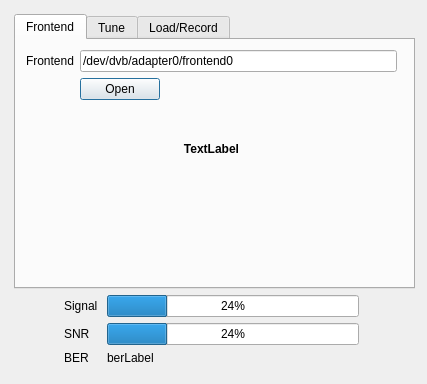
<?xml version="1.0" encoding="UTF-8"?>
<ui version="4.0">
 <class>QboxDialog</class>
 <widget class="QDialog" name="QboxDialog">
  <property name="geometry">
   <rect>
    <x>0</x>
    <y>0</y>
    <width>427</width>
    <height>384</height>
   </rect>
  </property>
  <property name="windowTitle">
   <string>DVB - Test</string>
  </property>
  <widget class="QWidget" name="layoutWidget">
   <property name="geometry">
    <rect>
     <x>14</x>
     <y>14</y>
     <width>401</width>
     <height>361</height>
    </rect>
   </property>
   <layout class="QGridLayout" name="mainLayout">
    <item row="0" column="0" colspan="2">
     <widget class="QTabWidget" name="tabWidget">
      <property name="minimumSize">
       <size>
        <width>0</width>
        <height>0</height>
       </size>
      </property>
      <property name="currentIndex">
       <number>0</number>
      </property>
      <widget class="QWidget" name="tab">
       <attribute name="title">
        <string>Frontend</string>
       </attribute>
       <widget class="QWidget" name="layoutWidget">
        <property name="geometry">
         <rect>
          <x>10</x>
          <y>10</y>
          <width>371</width>
          <height>141</height>
         </rect>
        </property>
        <layout class="QGridLayout" name="gridLayout">
         <item row="0" column="0">
          <widget class="QLabel" name="label">
           <property name="text">
            <string>Frontend</string>
           </property>
          </widget>
         </item>
         <item row="0" column="1" colspan="2">
          <widget class="QLineEdit" name="deviceEd">
           <property name="text">
            <string>/dev/dvb/adapter0/frontend0</string>
           </property>
          </widget>
         </item>
         <item row="2" column="1">
          <widget class="QPushButton" name="openBtn">
           <property name="text">
            <string>Open</string>
           </property>
          </widget>
         </item>
         <item row="2" column="2">
          <spacer name="horizontalSpacer">
           <property name="orientation">
            <enum>Qt::Horizontal</enum>
           </property>
           <property name="sizeHint" stdset="0">
            <size>
             <width>40</width>
             <height>20</height>
            </size>
           </property>
          </spacer>
         </item>
         <item row="3" column="0" colspan="3">
          <widget class="QLabel" name="frontendLabel">
           <property name="font">
            <font>
             <weight>75</weight>
             <bold>true</bold>
            </font>
           </property>
           <property name="text">
            <string>TextLabel</string>
           </property>
           <property name="alignment">
            <set>Qt::AlignCenter</set>
           </property>
          </widget>
         </item>
        </layout>
       </widget>
      </widget>
      <widget class="QWidget" name="tab_2">
       <attribute name="title">
        <string>Tune</string>
       </attribute>
       <widget class="QWidget" name="layoutWidget">
        <property name="geometry">
         <rect>
          <x>0</x>
          <y>0</y>
          <width>391</width>
          <height>221</height>
         </rect>
        </property>
        <layout class="QGridLayout" name="gridLayout_6">
         <item row="0" column="0" colspan="2">
          <widget class="QTabWidget" name="tabWidget_2">
           <property name="currentIndex">
            <number>0</number>
           </property>
           <widget class="QWidget" name="tab_5">
            <attribute name="title">
             <string>General</string>
            </attribute>
            <widget class="QWidget" name="layoutWidget">
             <property name="geometry">
              <rect>
               <x>10</x>
               <y>10</y>
               <width>281</width>
               <height>128</height>
              </rect>
             </property>
             <layout class="QGridLayout" name="gridLayout_5">
              <item row="2" column="0">
               <widget class="QLabel" name="label_3">
                <property name="text">
                 <string>LNB Voltage</string>
                </property>
               </widget>
              </item>
              <item row="2" column="1">
               <widget class="QComboBox" name="lnbVoltageCb">
                <item>
                 <property name="text">
                  <string>13 Volts</string>
                 </property>
                </item>
                <item>
                 <property name="text">
                  <string>18 Volts</string>
                 </property>
                </item>
                <item>
                 <property name="text">
                  <string>Off</string>
                 </property>
                </item>
               </widget>
              </item>
              <item row="3" column="0">
               <widget class="QLabel" name="label_14">
                <property name="text">
                 <string>Pilot</string>
                </property>
               </widget>
              </item>
              <item row="3" column="1">
               <widget class="QComboBox" name="pilotCb">
                <property name="currentIndex">
                 <number>1</number>
                </property>
                <item>
                 <property name="text">
                  <string>On</string>
                 </property>
                </item>
                <item>
                 <property name="text">
                  <string>Off</string>
                 </property>
                </item>
                <item>
                 <property name="text">
                  <string>Auto</string>
                 </property>
                </item>
               </widget>
              </item>
              <item row="1" column="0">
               <widget class="QLabel" name="label_12">
                <property name="text">
                 <string>System</string>
                </property>
               </widget>
              </item>
              <item row="1" column="1">
               <widget class="QComboBox" name="systemCb">
                <property name="currentIndex">
                 <number>0</number>
                </property>
                <item>
                 <property name="text">
                  <string>Undefined</string>
                 </property>
                </item>
                <item>
                 <property name="text">
                  <string>DVB C Annex AC</string>
                 </property>
                </item>
                <item>
                 <property name="text">
                  <string>DVB C Annex B</string>
                 </property>
                </item>
                <item>
                 <property name="text">
                  <string>DVB T</string>
                 </property>
                </item>
                <item>
                 <property name="text">
                  <string>DSS</string>
                 </property>
                </item>
                <item>
                 <property name="text">
                  <string>DVB S</string>
                 </property>
                </item>
                <item>
                 <property name="text">
                  <string>DVB S2</string>
                 </property>
                </item>
                <item>
                 <property name="text">
                  <string>DVB H</string>
                 </property>
                </item>
                <item>
                 <property name="text">
                  <string>ISDB T</string>
                 </property>
                </item>
                <item>
                 <property name="text">
                  <string>ISDB S</string>
                 </property>
                </item>
                <item>
                 <property name="text">
                  <string>ISDB C</string>
                 </property>
                </item>
                <item>
                 <property name="text">
                  <string>ATS C</string>
                 </property>
                </item>
                <item>
                 <property name="text">
                  <string>ATS CMH</string>
                 </property>
                </item>
                <item>
                 <property name="text">
                  <string>DMB TH</string>
                 </property>
                </item>
                <item>
                 <property name="text">
                  <string>CMMB</string>
                 </property>
                </item>
                <item>
                 <property name="text">
                  <string>DAB</string>
                 </property>
                </item>
               </widget>
              </item>
              <item row="0" column="0">
               <widget class="QLabel" name="label_15">
                <property name="text">
                 <string>Frontend type</string>
                </property>
               </widget>
              </item>
              <item row="0" column="1">
               <widget class="QComboBox" name="fetypeCb">
                <item>
                 <property name="text">
                  <string>QPSK</string>
                 </property>
                </item>
                <item>
                 <property name="text">
                  <string>QAM</string>
                 </property>
                </item>
                <item>
                 <property name="text">
                  <string>OFDM</string>
                 </property>
                </item>
                <item>
                 <property name="text">
                  <string>ATSC</string>
                 </property>
                </item>
               </widget>
              </item>
             </layout>
            </widget>
           </widget>
           <widget class="QWidget" name="tab_4">
            <attribute name="title">
             <string>Modulation</string>
            </attribute>
            <widget class="QWidget" name="layoutWidget">
             <property name="geometry">
              <rect>
               <x>11</x>
               <y>10</y>
               <width>281</width>
               <height>123</height>
              </rect>
             </property>
             <layout class="QGridLayout" name="gridLayout_4">
              <item row="0" column="0">
               <widget class="QLabel" name="label_5">
                <property name="text">
                 <string>Modulation</string>
                </property>
               </widget>
              </item>
              <item row="0" column="1">
               <widget class="QComboBox" name="modulationCb">
                <item>
                 <property name="text">
                  <string>QPSK</string>
                 </property>
                </item>
                <item>
                 <property name="text">
                  <string>QAM 16</string>
                 </property>
                </item>
                <item>
                 <property name="text">
                  <string>QAM 32</string>
                 </property>
                </item>
                <item>
                 <property name="text">
                  <string>QAM 64</string>
                 </property>
                </item>
                <item>
                 <property name="text">
                  <string>QAM 128</string>
                 </property>
                </item>
                <item>
                 <property name="text">
                  <string>QAM Auto</string>
                 </property>
                </item>
                <item>
                 <property name="text">
                  <string>VBS 8</string>
                 </property>
                </item>
                <item>
                 <property name="text">
                  <string>VBS 16</string>
                 </property>
                </item>
                <item>
                 <property name="text">
                  <string>PSK 8</string>
                 </property>
                </item>
                <item>
                 <property name="text">
                  <string>APSK 16</string>
                 </property>
                </item>
                <item>
                 <property name="text">
                  <string>APSK 32</string>
                 </property>
                </item>
                <item>
                 <property name="text">
                  <string>DQPSK</string>
                 </property>
                </item>
                <item>
                 <property name="text">
                  <string>BPSK</string>
                 </property>
                </item>
               </widget>
              </item>
              <item row="1" column="0">
               <widget class="QLabel" name="label_7">
                <property name="text">
                 <string>Viterbi puncturing</string>
                </property>
               </widget>
              </item>
              <item row="1" column="1">
               <widget class="QComboBox" name="fecCb">
                <property name="currentIndex">
                 <number>3</number>
                </property>
                <item>
                 <property name="text">
                  <string>None</string>
                 </property>
                </item>
                <item>
                 <property name="text">
                  <string>1/2</string>
                 </property>
                </item>
                <item>
                 <property name="text">
                  <string>2/3</string>
                 </property>
                </item>
                <item>
                 <property name="text">
                  <string>3/4</string>
                 </property>
                </item>
                <item>
                 <property name="text">
                  <string>4/5</string>
                 </property>
                </item>
                <item>
                 <property name="text">
                  <string>5/6</string>
                 </property>
                </item>
                <item>
                 <property name="text">
                  <string>6/7</string>
                 </property>
                </item>
                <item>
                 <property name="text">
                  <string>7/8</string>
                 </property>
                </item>
                <item>
                 <property name="text">
                  <string>8/9</string>
                 </property>
                </item>
                <item>
                 <property name="text">
                  <string>Auto</string>
                 </property>
                </item>
                <item>
                 <property name="text">
                  <string>3/5</string>
                 </property>
                </item>
                <item>
                 <property name="text">
                  <string>9/10</string>
                 </property>
                </item>
               </widget>
              </item>
              <item row="2" column="0">
               <widget class="QLabel" name="label_13">
                <property name="text">
                 <string>Roll-off</string>
                </property>
               </widget>
              </item>
              <item row="2" column="1">
               <widget class="QComboBox" name="rolloffCb">
                <item>
                 <property name="text">
                  <string>0.35</string>
                 </property>
                </item>
                <item>
                 <property name="text">
                  <string>0.20 (DVB-S2)</string>
                 </property>
                </item>
                <item>
                 <property name="text">
                  <string>0.25 (DVB-S2)</string>
                 </property>
                </item>
                <item>
                 <property name="text">
                  <string>Auto</string>
                 </property>
                </item>
               </widget>
              </item>
              <item row="3" column="0">
               <widget class="QLabel" name="label_16">
                <property name="text">
                 <string>Reed Solomon</string>
                </property>
               </widget>
              </item>
              <item row="3" column="1">
               <widget class="QCheckBox" name="checkBox">
                <property name="text">
                 <string>Bypass</string>
                </property>
               </widget>
              </item>
             </layout>
            </widget>
           </widget>
           <widget class="QWidget" name="tab_3">
            <attribute name="title">
             <string>Frequency</string>
            </attribute>
            <widget class="QWidget" name="layoutWidget">
             <property name="geometry">
              <rect>
               <x>11</x>
               <y>11</y>
               <width>301</width>
               <height>128</height>
              </rect>
             </property>
             <layout class="QGridLayout" name="gridLayout_3">
              <item row="0" column="0">
               <widget class="QLabel" name="label_2">
                <property name="text">
                 <string>Local oscillator [MHz]</string>
                </property>
               </widget>
              </item>
              <item row="0" column="1">
               <widget class="QDoubleSpinBox" name="loSpinBox">
                <property name="decimals">
                 <number>3</number>
                </property>
                <property name="maximum">
                 <double>999999999.000000000000000</double>
                </property>
               </widget>
              </item>
              <item row="1" column="0">
               <widget class="QLabel" name="label_4">
                <property name="text">
                 <string>Frequency [Mhz]</string>
                </property>
               </widget>
              </item>
              <item row="1" column="1">
               <widget class="QDoubleSpinBox" name="freqSpinBox">
                <property name="decimals">
                 <number>3</number>
                </property>
                <property name="minimum">
                 <double>925.000000000000000</double>
                </property>
                <property name="maximum">
                 <double>2175.000000000000000</double>
                </property>
                <property name="value">
                 <double>1700.400000000000091</double>
                </property>
               </widget>
              </item>
              <item row="2" column="0">
               <widget class="QLabel" name="label_6">
                <property name="text">
                 <string>Bandwidth [KHz]</string>
                </property>
               </widget>
              </item>
              <item row="2" column="1">
               <widget class="QDoubleSpinBox" name="bandwidthSb">
                <property name="decimals">
                 <number>3</number>
                </property>
                <property name="minimum">
                 <double>0.000000000000000</double>
                </property>
                <property name="maximum">
                 <double>999999999.000000000000000</double>
                </property>
                <property name="value">
                 <double>4000.000000000000000</double>
                </property>
               </widget>
              </item>
              <item row="3" column="0">
               <widget class="QLabel" name="label_8">
                <property name="text">
                 <string>Symbolrate [Ksps]</string>
                </property>
               </widget>
              </item>
              <item row="3" column="1">
               <widget class="QSpinBox" name="symbolrateSb">
                <property name="minimum">
                 <number>1</number>
                </property>
                <property name="maximum">
                 <number>99999999</number>
                </property>
                <property name="value">
                 <number>1331</number>
                </property>
               </widget>
              </item>
             </layout>
            </widget>
           </widget>
          </widget>
         </item>
         <item row="1" column="0">
          <spacer name="horizontalSpacer_2">
           <property name="orientation">
            <enum>Qt::Horizontal</enum>
           </property>
           <property name="sizeHint" stdset="0">
            <size>
             <width>198</width>
             <height>20</height>
            </size>
           </property>
          </spacer>
         </item>
         <item row="1" column="1">
          <widget class="QPushButton" name="tuneBtn">
           <property name="text">
            <string>Tune</string>
           </property>
          </widget>
         </item>
        </layout>
       </widget>
      </widget>
      <widget class="QWidget" name="tab_6">
       <attribute name="title">
        <string>Load/Record</string>
       </attribute>
       <widget class="QWidget" name="layoutWidget">
        <property name="geometry">
         <rect>
          <x>10</x>
          <y>10</y>
          <width>321</width>
          <height>95</height>
         </rect>
        </property>
        <layout class="QGridLayout" name="gridLayout_7">
         <item row="0" column="0">
          <widget class="QPushButton" name="loadsettingsBtn">
           <property name="text">
            <string>Load settings...</string>
           </property>
          </widget>
         </item>
         <item row="0" column="1">
          <spacer name="horizontalSpacer_3">
           <property name="orientation">
            <enum>Qt::Horizontal</enum>
           </property>
           <property name="sizeHint" stdset="0">
            <size>
             <width>40</width>
             <height>20</height>
            </size>
           </property>
          </spacer>
         </item>
         <item row="1" column="0">
          <widget class="QPushButton" name="savesettingsBtn">
           <property name="text">
            <string>Save current settings...</string>
           </property>
          </widget>
         </item>
         <item row="2" column="0">
          <widget class="QPushButton" name="recBtn">
           <property name="text">
            <string>Record...</string>
           </property>
          </widget>
         </item>
        </layout>
       </widget>
      </widget>
     </widget>
    </item>
    <item row="1" column="0">
     <layout class="QGridLayout" name="gridLayout_2">
      <property name="leftMargin">
       <number>50</number>
      </property>
      <property name="topMargin">
       <number>0</number>
      </property>
      <property name="rightMargin">
       <number>50</number>
      </property>
      <property name="bottomMargin">
       <number>10</number>
      </property>
      <item row="0" column="0">
       <widget class="QLabel" name="label_9">
        <property name="text">
         <string>Signal </string>
        </property>
       </widget>
      </item>
      <item row="0" column="1">
       <widget class="QProgressBar" name="signalBar">
        <property name="value">
         <number>24</number>
        </property>
       </widget>
      </item>
      <item row="1" column="0">
       <widget class="QLabel" name="label_10">
        <property name="text">
         <string>SNR</string>
        </property>
       </widget>
      </item>
      <item row="1" column="1">
       <widget class="QProgressBar" name="snrBar">
        <property name="value">
         <number>24</number>
        </property>
       </widget>
      </item>
      <item row="2" column="0">
       <widget class="QLabel" name="label_11">
        <property name="text">
         <string>BER</string>
        </property>
       </widget>
      </item>
      <item row="2" column="1">
       <widget class="QLabel" name="berLabel">
        <property name="text">
         <string>berLabel</string>
        </property>
       </widget>
      </item>
     </layout>
    </item>
   </layout>
  </widget>
 </widget>
 <resources/>
 <connections/>
</ui>
